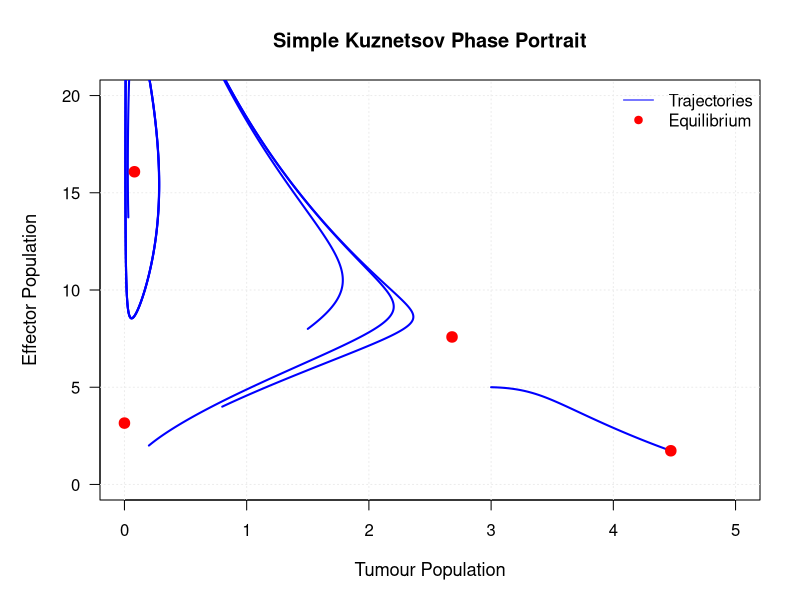
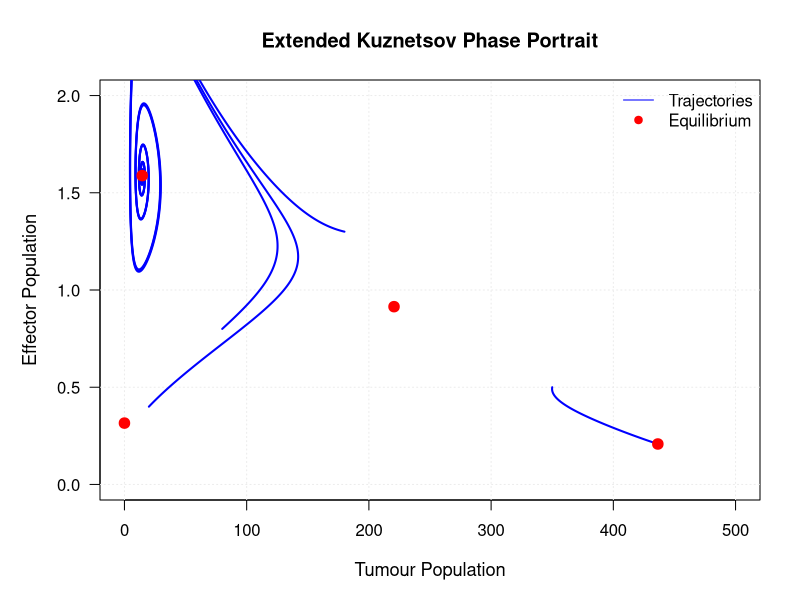
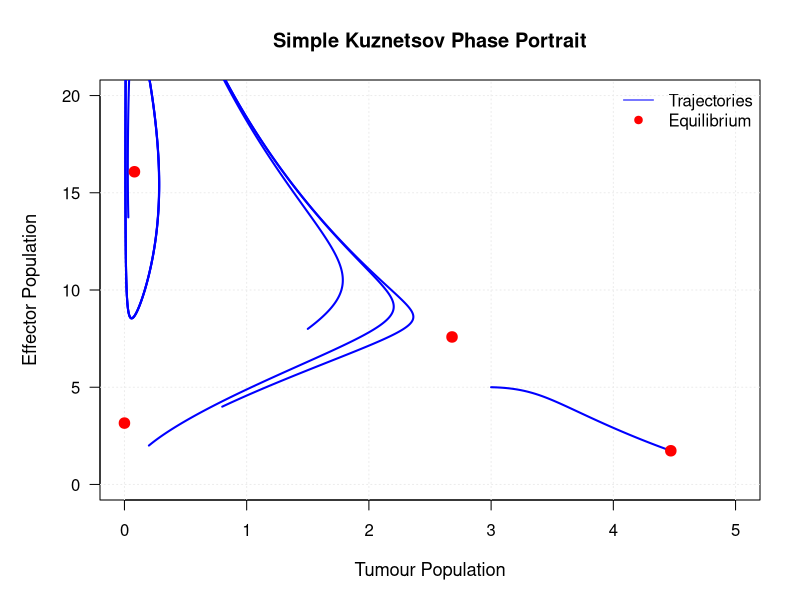
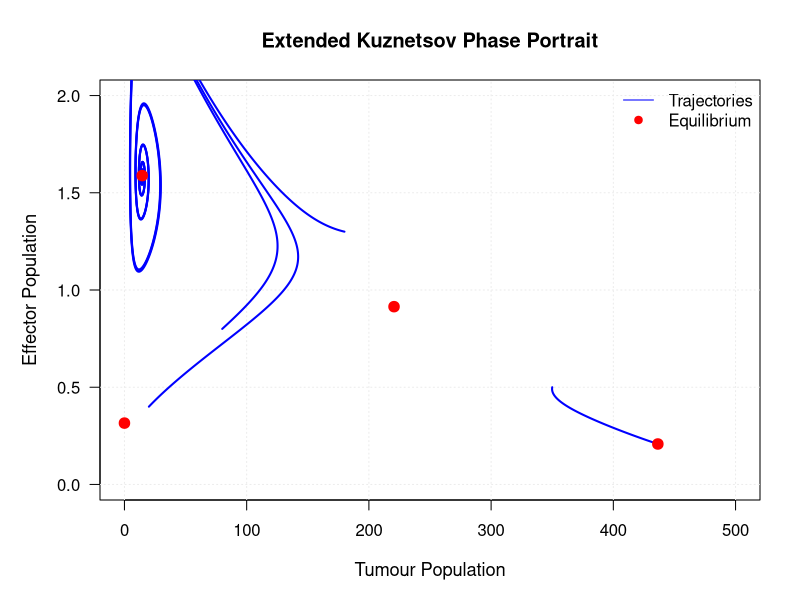

The R source for these figures, in order:

library(deSolve)

simple <- function(t, state, p) {
  T <- state["T"]
  E <- state["E"]
  with(as.list(p), {
    dT <- a*T*(1-b*T) - n*E*T
    dE <- s + p_rate*E*T/(g+T) - m*E*T - d*E
    list(c(T = dT, E = dE))
  })
}

extended <- function(t, state, p) {
  T <- state["T"]
  E <- state["E"]
  with(as.list(p), {
    dT <- (alpha_T*(1-T/kappa)-theta*E)*T
    dE <- (theta*rho*T/(T+eta) -
             theta*mu*T-delta)*E+sigma
    list(c(T = dT, E = dE))
  })
}

p1 <- c(
  s = 1.3e4,
  p_rate = 0.1245,
  g = 2.019e7,
  m = 3.422e-10,
  n = 1.101e-7,
  d = 0.0412,
  a = 0.18,
  b = 2e-9
)

p2 <- c(
  alpha_T = 1.636-0.4908,
  theta = 0.7,
  kappa = 500,
  rho = 1.131,
  eta = 20.19,
  mu = 0.00311,
  delta = 0.3743,
  sigma = 0.1181
)

find_roots <- function(f, lower, upper) {
  xx <- seq(lower, upper, length.out = 3001)
  yy <- sapply(xx, f)
  roots <- numeric(0)
  
  for (i in 1:(length(xx)-1)) {
    if (is.finite(yy[i]) && is.finite(yy[i+1]) &&
        yy[i]*yy[i+1] < 0) {
      roots <- c(roots,
                 uniroot(f, c(xx[i], xx[i+1]))$root)
    }
  }
  unique(roots)
}

E1 <- function(T) {
  p1["a"]*(1-p1["b"]*T)/p1["n"]
}

F1 <- function(T) {
  E <- E1(T)
  p1["s"]+p1["p_rate"]*E*T/(p1["g"]+T)-
    p1["m"]*E*T-p1["d"]*E
}

r1 <- find_roots(F1, 1, 1/p1["b"])

eq1 <- rbind(
  c(0, p1["s"]/p1["d"]),
  cbind(r1, sapply(r1, E1))
)

E2 <- function(T) {
  p2["alpha_T"]*(1-T/p2["kappa"])/p2["theta"]
}

F2 <- function(T) {
  E <- E2(T)
  (p2["theta"]*p2["rho"]*T/(T+p2["eta"])-
      p2["theta"]*p2["mu"]*T-
      p2["delta"])*E+p2["sigma"]
}

r2 <- find_roots(F2, 0.001, p2["kappa"])

eq2 <- rbind(
  c(0, p2["sigma"]/p2["delta"]),
  cbind(r2, sapply(r2, E2))
)

phase_plot <- function(model, pars, initials,
                       eq, title, xlim, ylim,
                       scaleT, scaleE, tmax) {
  
  plot(NA,
       xlim = xlim,
       ylim = ylim,
       xlab = "Tumour Population",
       ylab = "Effector Population",
       main = title,
       cex.main = 1.2,
       cex.lab = 1.1,
       cex.axis = 1,
       las = 1)
  
  grid(col = "gray92")
  
  for (u0 in initials) {
    sol <- ode(
      y = c(T = u0[1], E = u0[2]),
      times = seq(0, tmax, length.out = 2000),
      func = model,
      parms = pars,
      method = "lsoda"
    )
    
    lines(sol[, "T"]*scaleT,
          sol[, "E"]*scaleE,
          col = "blue",
          lwd = 2)
  }
  
  points(eq[,1]*scaleT,
         eq[,2]*scaleE,
         col = "red",
         pch = 19,
         cex = 1.4)
  
  legend("topright",
         legend = c("Trajectories", "Equilibrium"),
         col = c("blue", "red"),
         lty = c(1, NA),
         pch = c(NA, 19),
         bty = "n")
}

draw_simple <- function() {
  par(mar = c(5, 5, 4, 2))
  
  phase_plot(
    simple, p1,
    list(
      c(2e7, 2e5),
      c(8e7, 4e5),
      c(1.5e8, 8e5),
      c(3e8, 5e5)
    ),
    eq1,
    "Simple Kuznetsov Phase Portrait",
    c(0, 5), c(0, 20),
    1e-8, 1e-5, 200
  )
}

draw_extended <- function() {
  par(mar = c(5, 5, 4, 2))
  
  phase_plot(
    extended, p2,
    list(
      c(20, 0.4),
      c(80, 0.8),
      c(180, 1.3),
      c(350, 0.5)
    ),
    eq2,
    "Extended Kuznetsov Phase Portrait",
    c(0, 500), c(0, 2),
    1, 1, 100
  )
}

png("simple_kuznetsov_phase.png",
    width = 1000, height = 800, res = 130)
draw_simple()
dev.off()

png("extended_kuznetsov_phase.png",
    width = 1000, height = 800, res = 130)
draw_extended()
dev.off()

draw_simple()
draw_extended()

print(eq1)
print(eq2)
